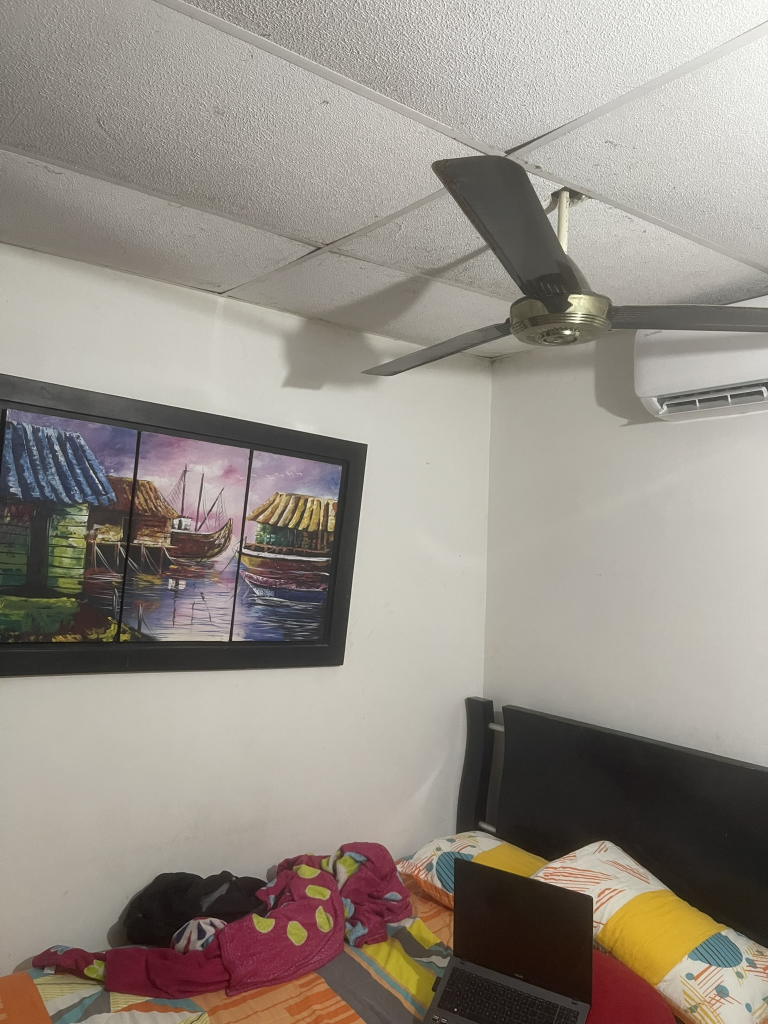
#> input picture Build/Testing/data/IMG_3068.jpeg, 1536 x 2048 px, found by its file name (shown at 1/2 size); its folder holds 4 pictures in this run
$ python render.py
#> lines starting #> are read from the running program, lines starting #| are printed output that depends on the picture
import json,os
from PIL import Image,ImageDraw,ImageFont
base='/home/kenma/personal/coding/indoor-detect/Build/Testing'
d=json.load(open(base+'/labels.json')); ims=sorted(d['images'],key=lambda x:x['file_name'])[:99]
#> (reads Build/Testing/labels.json from the repository)
font=ImageFont.load_default(size=19)
for k in range(0,99,3):
 sh=Image.new('RGB',(2160,1000),'#eeeeee'); dr=ImageDraw.Draw(sh)
#> after `sh = Image.new('RGB', (2160, 1000), '#eeeeee')`: sh: PIL image 2160x1000 RGB; every value is 238
 for j,im in enumerate(ims[k:k+3]):
  pic=Image.open(base+'/data/'+im['file_name']).convert('RGB'); pic.thumbnail((720,960)); sx=pic.width/im['width']; sy=pic.height/im['height']; off=j*720
#> further down, pic is the input picture: PIL image 1536x2048 RGB; mean R, G, B 149.2, 141.9, 133.1
#> after `pic.thumbnail((720, 960))`:
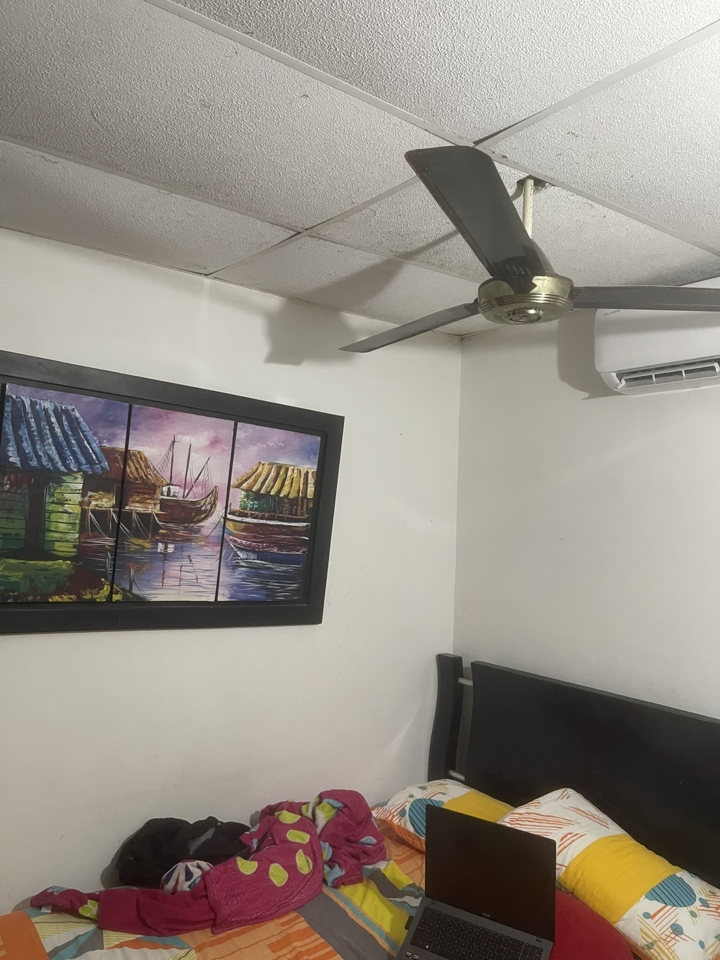
#> pic: PIL image 720x960 RGB; mean R, G, B 149.2, 141.9, 133.1
#> after `sx = pic.width / im['width']`: sx = 0.469
#> after `sy = pic.height / im['height']`: sy = 0.469
  sh.paste(pic,(off,40)); dr.text((off+8,8),f"{k+j+1}: image {im['id']} {im['file_name']}",font=font,fill='black')
#> after `sh.paste(pic, (off, 40))`:
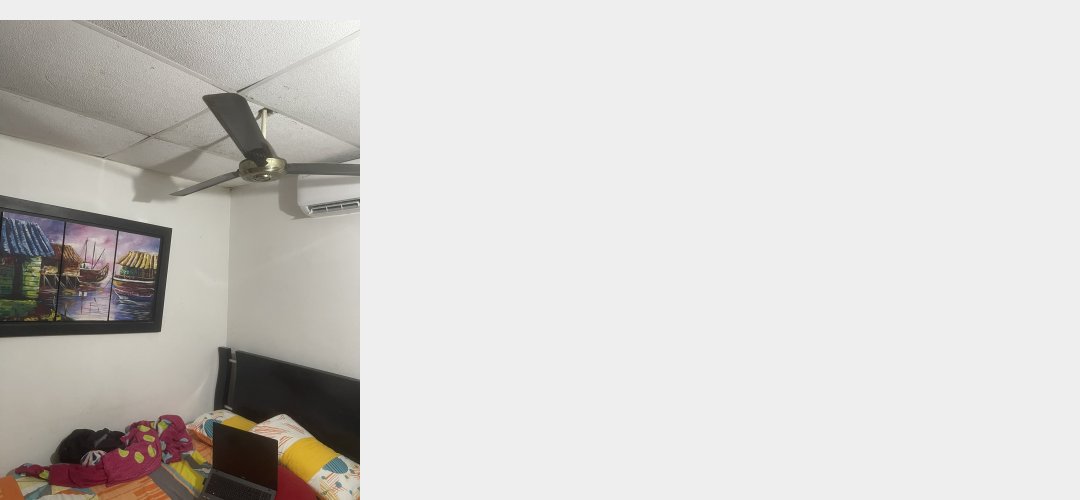
#> sh: PIL image 2160x1000 RGB (shown at 1/2 size); mean R, G, B 209.6, 207.3, 204.4
  for a in d['annotations']:
   if a['image_id']!=im['id']:continue
   x,y,w,h=a['bbox']; box=[off+x*sx,40+y*sy,off+(x+w)*sx,40+(y+h)*sy]
   dr.rectangle(box,outline='#00ffff',width=2)
   text=str(a['id']); bb=dr.textbbox((box[0]+2,box[1]+2),text,font=font); dr.rectangle(bb,fill='black'); dr.text((box[0]+2,box[1]+2),text,font=font,fill='#ffff00')
 sh.save(base+f'/occlusion/work_batch_1/sheet_{k+1:03}.jpg',quality=95)
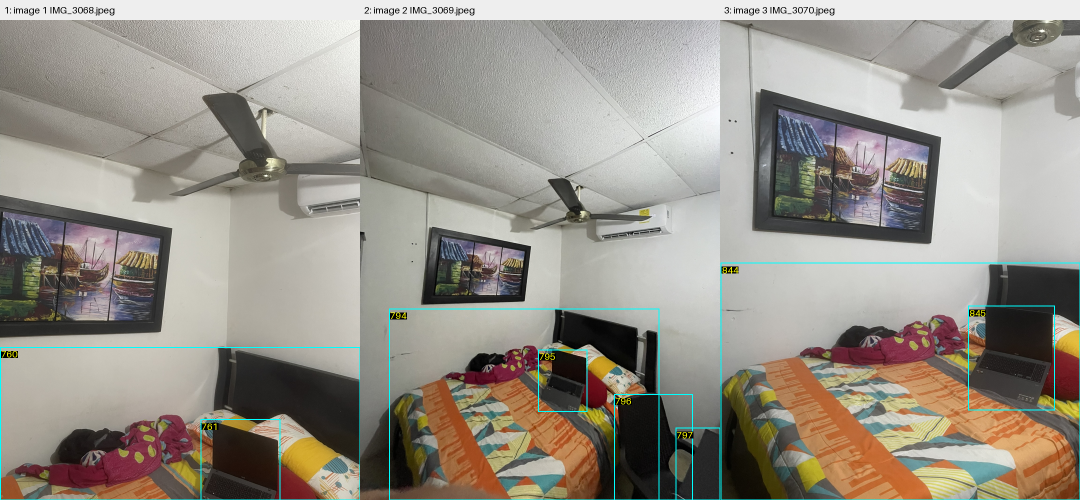
#> saved as sheet_001.jpg: PIL image 2160x1000 RGB (shown at 1/2 size); mean R, G, B 151.5, 146.1, 136.9
#> (the run stopped early here; a loop or call above may not have finished)
